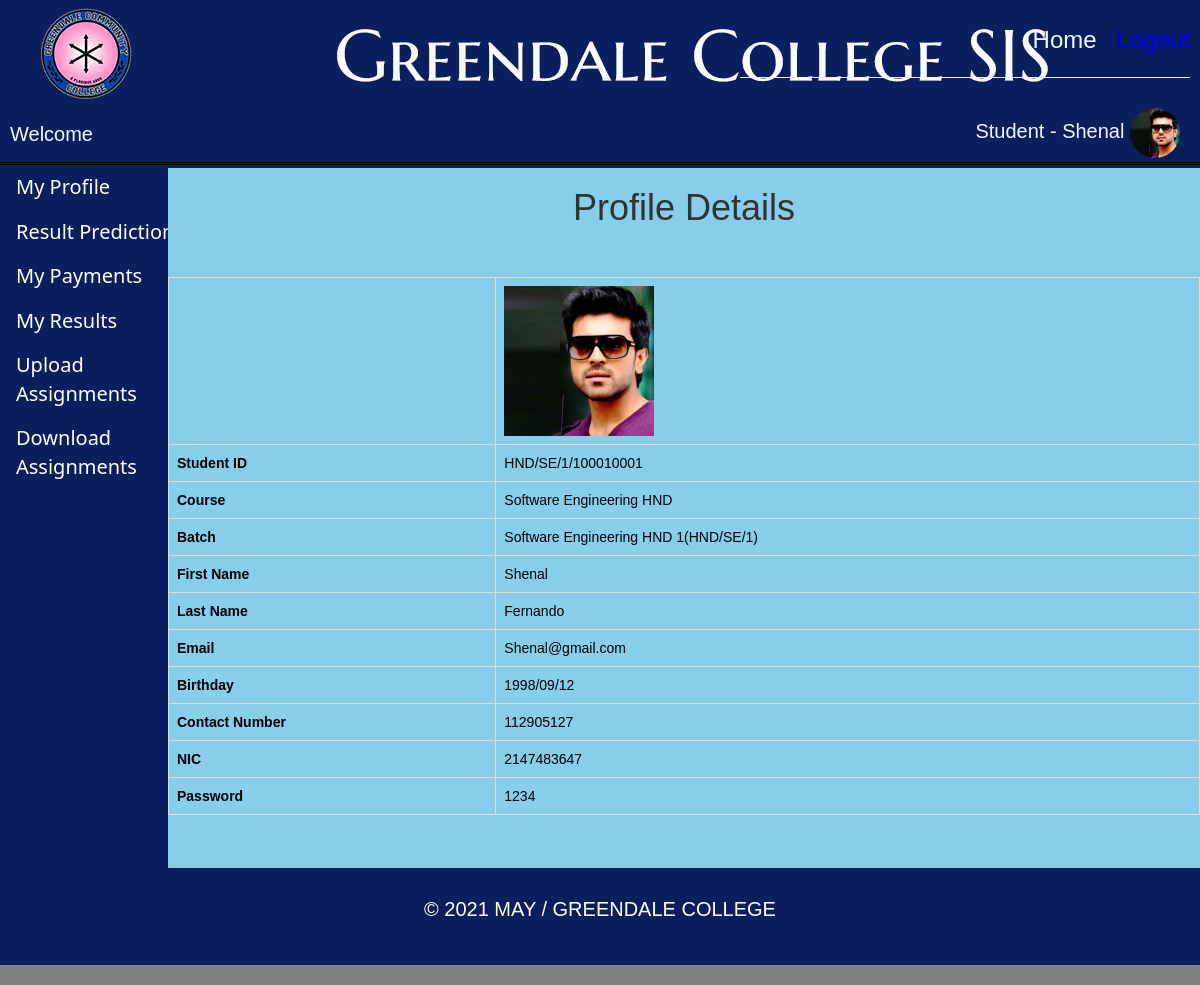
The page /studentmyprofile.php (signed in) on the database its author committed.
### tables this page shows
CREATE TABLE `students` (
  `student_id` int(255) NOT NULL,
  `batch_id` int(255) NOT NULL,
  `student_fname` varchar(1000) NOT NULL,
  `student_lname` varchar(1000) NOT NULL,
  `email` varchar(1000) NOT NULL,
  `birthday` varchar(1000) NOT NULL,
  `contactnumber` int(255) NOT NULL,
  `password` varchar(1000) NOT NULL,
  `NIC` int(255) NOT NULL,
  `picture` varchar(1000) NOT NULL,
  `parent_name` varchar(1000) NOT NULL
);

CREATE TABLE `student_batches` (
  `batch_id` int(255) NOT NULL,
  `course_id` int(11) DEFAULT NULL,
  `assignment_id` int(11) DEFAULT NULL,
  `batch_code` varchar(1000) NOT NULL,
  `batch_name` varchar(1000) NOT NULL
);

CREATE TABLE `course_details` (
  `course_id` int(255) NOT NULL,
  `course_name` varchar(1000) NOT NULL,
  `module_1` varchar(1000) NOT NULL,
  `module_2` varchar(1000) NOT NULL,
  `module_3` varchar(1000) NOT NULL,
  `module_4` varchar(1000) NOT NULL,
  `module_5` varchar(1000) NOT NULL,
  `module_6` varchar(1000) NOT NULL,
  `module_7` varchar(1000) NOT NULL,
  `module_8` varchar(1000) NOT NULL,
  `module_9` varchar(1000) NOT NULL,
  `module_10` varchar(1000) NOT NULL,
  `payment_1` int(255) NOT NULL,
  `payment_2` int(255) NOT NULL,
  `payment_3` int(255) NOT NULL,
  `payment_4` int(255) NOT NULL,
  `payment_5` int(255) NOT NULL
);

### studentmyprofile.php (the view, shortened to what this page needs)
<!DOCTYPE html>
<html lang="en">
  <head>
    <link href="css/bootstrap.min.css" rel="stylesheet">
	  <link href="css/style.css" rel="stylesheet">
  </head>
  <body style="background-color: grey; margin-top: -20px">
	   <?php
	include "DBconnection.php";
	if(!isset($_SESSION['id']))
	{
		header("location:loginindex.php");
	}
	else
	{
		$id = $_SESSION['id'];
		$result = mysqli_query($conn,"SELECT * FROM students WHERE student_id='" . $id."'");
		$row  = mysqli_fetch_array($result);
		if($row >0)
		{
		$fname =$row['student_fname'];
		$lname =$row['student_lname'];
		$semail =$row['email'];
		$sbirthday =$row['birthday'];
		$scontactnumber =$row['contactnumber'];
		$spassword =$row['password'];
		$spic =$row['picture'];
		$sNIC =$row['NIC'];
		$id = $_SESSION['id'];
		$bid = $_SESSION['bid'];
		$result = mysqli_query($conn,"SELECT * FROM student_batches WHERE batch_id ='" . $bid."'");
		$row  = mysqli_fetch_array($result);
		}
		if($row >0)
		{
		$batch_name =$row['batch_name'];
		$batch_code =$row['batch_code'];
		$course_id =$row['course_id'];
		$result = mysqli_query($conn,"SELECT * FROM course_details WHERE course_id ='" . $course_id."'");
		$row  = mysqli_fetch_array($result);
		}
		if($row >0)
		{
		$course_name =$row['course_name'];
		}
	}
	  ?>
	  <div class="div_content_admin">
    <div class="header_admin">
<div style="margin-right:10px;vertical-align:bottom;">
    <table align="right" width="450">
        <tr><td>
        <div align="right" style="font-size:24px;padding-top:23px; ">
                 <a href="studentindex.php" style="color: aliceblue">Home</a> &nbsp;
                <a href="userLogout.php" style="color:blue">Logout</a>
			<hr>
			   <div align="right" style="font-size:20px; padding: 10px; color: aliceblue">
         Student - <?php echo $fname;?>
				    <img class="img-rounded" style="border-radius: 50%" width="50px" height="50px" src="studentImage/<?php echo $spic;?>">
        </div>
        </td></tr>
   </table>
</div>
	  </div>
		   <div class="div_header_title_admin">
     <div align="left" style="font-size:20px; padding: 10px; color: aliceblue">
         Welcome
            </div>
		</div>
		  <div class="mainframe"  style="background-color:#0b1f5f">
		  <div class="section1_admin" >
    		       <ul>
    		      <li><div><a href="studentmyprofile.php">My Profile</a></div></li>
			 	  <li><div><a href="studentresultsprediction.php"> Result Predictions</a></div></li>
			      <li><div><a href="studentviewpayments.php">My Payments</a></div></li>
			      <li><div><a href="studentviewresults.php">My Results</a></div></li>
			      <li><div><a href="studentuploadassignments.php">Upload Assignments</a></div></li>
			      <li><div><a href="studentdownloadassignments.php">Download Assignments</a></div></li>
			  </ul>
</div>
		  <div class="section2_admin" align="center">
<h1 align="center" >Profile Details</h1>
<table class="table table-bordered" align="center"  style="margin-top: -100px; color: black; font-size: 14px; border:10px ">
  <tbody>
	   <tr>
		   <td></td>
      <th scope="row"  >   <img width="150px" height="150px" src="studentImage/<?php echo $spic;?>"></th>
    </tr>
	        <tr>
      <th scope="row">Student ID</th>
      <td ><?php echo $batch_code; ?>/<?php echo $id; ?></td>
      <br>
    </tr>
	    <tr>
      <th scope="row">Course</th>
      <td ><?php echo $course_name; ?></td>
      <br>
    </tr>
	    <tr>
      <th scope="row">Batch</th>
      <td ><?php echo $batch_name; ?>(<?php echo $batch_code; ?>)</td>
      <br>
    </tr>
    <tr>
      <th scope="row">First Name</th>
      <td><?php echo $_SESSION['name'];?></td>
    </tr>
    <tr>
      <th scope="row">Last Name</th>
      <td><?php echo $lname; ?></td>
    </tr>
    <tr>
      <th scope="row">Email</th>
      <td><?php echo $semail; ?></td>
    </tr>
	   <tr>
      <th scope="row">Birthday</th>
      <td ><?php echo $sbirthday; ?></td>
      <br>
    </tr>
	   <tr>
      <th scope="row">Contact Number</th>
      <td ><?php echo $scontactnumber; ?></td>
      <br>
    </tr>
	     <tr>
      <th scope="row">NIC</th>
      <td ><?php echo $sNIC; ?></td>
      <br>
    </tr>
	      <tr>
      <th scope="row">Password</th>
      <td  ><?php echo $spassword; ?></td>
      <br>
  </tbody>
</table>
		  </div>
		  </div>
	   <div class="section3">
		 <p  align="center" style="color:  white; padding-top: 30px; font-size:20px " >© 2021 MAY / GREENDALE COLLEGE</p>
		  </div>
	  </div>
  </body>
</html>

### css/style.css (style rules this page uses)
.header_admin { height: 110px; background-image: url("../photos/header_admin.jpg"); background-repeat: no-repeat; font-family: Arial, Helvetica, sans-serif; }
.div_content_admin { margin: auto; width: 100%; background: #FFF; }
.div_header_title_admin { height: 55px; background: #93bede; border-bottom: 3px double black; background-repeat: no-repeat; background-image: url("../photos/admintitle.jpg"); }
.mainframe { height: 700px; width: 100%; }
.section1_admin { width: 14%; float: left; background: #0b1f5f ; font-family:Segoe, "Segoe UI", "DejaVu Sans", "Trebuchet MS", Verdana, "sans-serif"; font-size: 20px; }
.section2_admin { float: right; width: 86%; height: 700px; background-color: skyblue; }
.section3 { width: 100%; height: 100px; background-image: url("../photos/sub4.jpg"); background-size: 100% 100px; margin-bottom: auto; }

### studentmyprofile.php (style rules this page uses)
ul { list-style-type: none; margin: 0; padding: 0; width: 210px; background-color: #0b1f5f; }
li a { display: block; color: white; padding: 8px 16px; text-decoration: none; }
* { box-sizing: border-box; }
body { font-family: Verdana, sans-serif; }
img { vertical-align: middle; }

### rows shown on the page
students: student_fname "Shenal", picture (picture), student_lname "Fernando", email "Shenal@gmail.com", birthday "1998/09/12", contactnumber "112905127", NIC "2147483647", password "1234"
student_batches: batch_code "HND/SE/1", batch_name "Software Engineering HND 1"
course_details: course_name "Software Engineering HND"

### other values the page prints
$id "100010001"
$_SESSION['name'] "Shenal"
